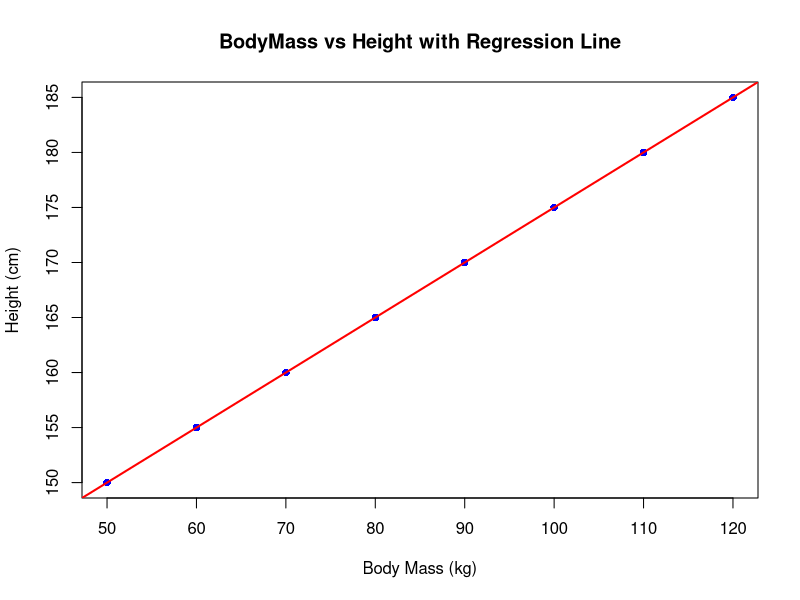

Recreate this plot in R.
# Sample dataset (replace with your own data if available)
data <- data.frame(
  BodyMass = c(50, 60, 70, 80, 90, 100, 110, 120),
  Height = c(150, 155, 160, 165, 170, 175, 180, 185)
)

# Train the Linear Regression Model
model <- lm(Height ~ BodyMass, data = data)

# Display model summary
summary(model)

# Predictions using the model
predictions <- predict(model, newdata = data)

# Plot the data and regression line
plot(data$BodyMass, data$Height, 
     main = "BodyMass vs Height with Regression Line",
     xlab = "Body Mass (kg)", 
     ylab = "Height (cm)", 
     pch = 16, col = "blue")
abline(model, col = "red", lwd = 2) # Add regression line in red

# Print R-squared
cat("R-squared:", round(summary(model)$r.squared, 4), "\n")
